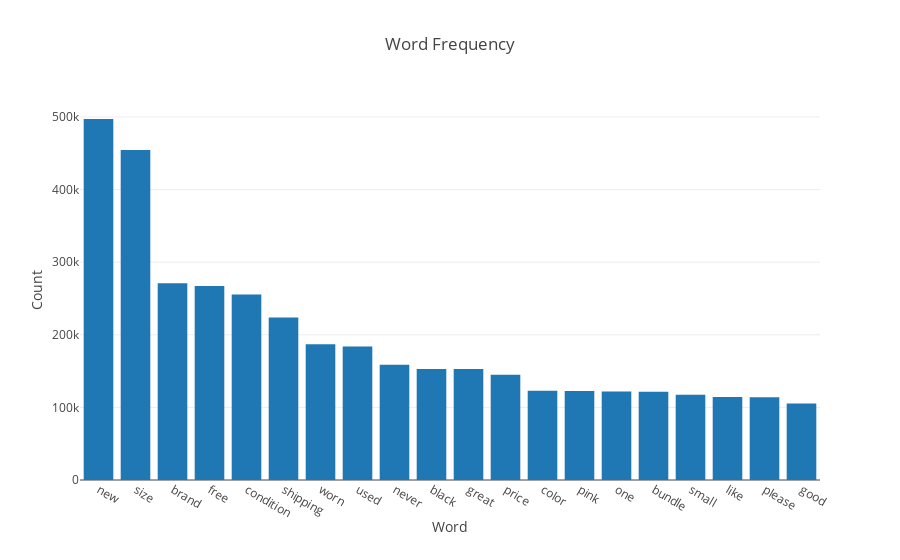

Write notebook code for a chart like this one.
### Code cell
trace1 = go.Bar(x=x, y=y)
layout = dict(title='Word Frequency',
             yaxis=dict(title='Count'),
             xaxis=dict(title='Word'))
fig = dict(data=[trace1], layout=layout)
py.iplot(fig)

### Figure 1 — Plotly figure (JSON) as saved in the notebook; plotly's stock layout.template omitted (floating-point values rounded to 4 significant figures)
{"data": [{"type": "bar", "uid": "c55f7649-1876-4f23-a08c-df10bda3b3b7", "x": ["new", "size", "brand", "free", "condition", "shipping", "worn", "used", "never", "black", "great", "price", "color", "pink", "one", "bundle", "small", "like", "please", "good"], "y": [497274, 454428, 271187, 267335, 255450, 223943, 186959, 184055, 158825, 153001, 152960, 145056, 122849, 122691, 122058, 121560, 117408, 114447, 114075, 105459]}], "layout": {"title": {"text": "Word Frequency"}, "xaxis": {"title": {"text": "Word"}}, "yaxis": {"title": {"text": "Count"}}}}
